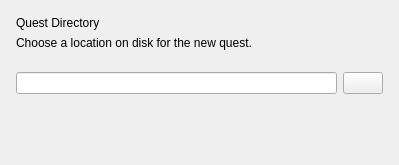
<?xml version="1.0" encoding="UTF-8"?>
<ui version="4.0">
 <class>SolarusEditor::NewQuestDialogDirectoryPage</class>
 <widget class="QWidget" name="SolarusEditor::NewQuestDialogDirectoryPage">
  <property name="geometry">
   <rect>
    <x>0</x>
    <y>0</y>
    <width>399</width>
    <height>165</height>
   </rect>
  </property>
  <layout class="QVBoxLayout" name="verticalLayout">
   <property name="leftMargin">
    <number>16</number>
   </property>
   <property name="topMargin">
    <number>16</number>
   </property>
   <property name="rightMargin">
    <number>16</number>
   </property>
   <property name="bottomMargin">
    <number>16</number>
   </property>
   <item>
    <widget class="QLabel" name="title_label">
     <property name="text">
      <string>Quest Directory</string>
     </property>
    </widget>
   </item>
   <item>
    <widget class="QLabel" name="description_label">
     <property name="text">
      <string>Choose a location on disk for the new quest.</string>
     </property>
     <property name="wordWrap">
      <bool>true</bool>
     </property>
    </widget>
   </item>
   <item>
    <spacer name="verticalSpacer_2">
     <property name="orientation">
      <enum>Qt::Orientation::Vertical</enum>
     </property>
     <property name="sizeType">
      <enum>QSizePolicy::Policy::Fixed</enum>
     </property>
     <property name="sizeHint" stdset="0">
      <size>
       <width>0</width>
       <height>16</height>
      </size>
     </property>
    </spacer>
   </item>
   <item>
    <layout class="QHBoxLayout" name="horizontalLayout">
     <property name="leftMargin">
      <number>0</number>
     </property>
     <property name="topMargin">
      <number>0</number>
     </property>
     <property name="rightMargin">
      <number>0</number>
     </property>
     <property name="bottomMargin">
      <number>0</number>
     </property>
     <item>
      <widget class="QLineEdit" name="quest_directory_edit">
       <property name="minimumSize">
        <size>
         <width>300</width>
         <height>0</height>
        </size>
       </property>
      </widget>
     </item>
     <item>
      <widget class="QPushButton" name="browse_button">
       <property name="sizePolicy">
        <sizepolicy hsizetype="Fixed" vsizetype="Fixed">
         <horstretch>0</horstretch>
         <verstretch>0</verstretch>
        </sizepolicy>
       </property>
       <property name="toolTip">
        <string>Browse</string>
       </property>
       <property name="text">
        <string/>
       </property>
       <property name="icon">
        <iconset resource="../../resources/images.qrc">
         <normaloff>:/images/icon_folder.svg</normaloff>:/images/icon_folder.svg</iconset>
       </property>
      </widget>
     </item>
    </layout>
   </item>
   <item>
    <widget class="QLabel" name="error_label">
     <property name="text">
      <string/>
     </property>
     <property name="wordWrap">
      <bool>true</bool>
     </property>
    </widget>
   </item>
   <item>
    <spacer name="verticalSpacer">
     <property name="orientation">
      <enum>Qt::Orientation::Vertical</enum>
     </property>
     <property name="sizeHint" stdset="0">
      <size>
       <width>0</width>
       <height>0</height>
      </size>
     </property>
    </spacer>
   </item>
  </layout>
 </widget>
 <resources>
  <include location="../../resources/images.qrc"/>
 </resources>
 <connections/>
</ui>
